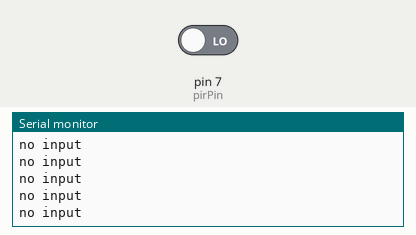
This sketch was run on a simulated Arduino Uno, built with avr-gcc and run on an emulated ATmega328P. Shown: the last lines printed to the serial monitor. The inputs (shaded band) are chosen by the test bench; at power-on: pin 7 (pirPin) LOW.

Above: at 1.2 s.
1.3 s: pin 7 (pirPin) driven HIGH
At 2.3 s:
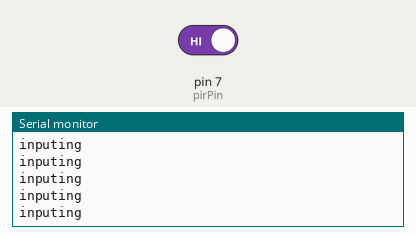
3.2 s: pin 7 (pirPin) driven LOW
At 3.9 s:
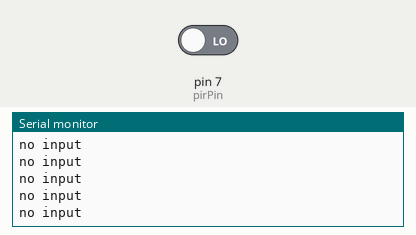
6.2 s: pin 7 (pirPin) driven HIGH
At 6.7 s:
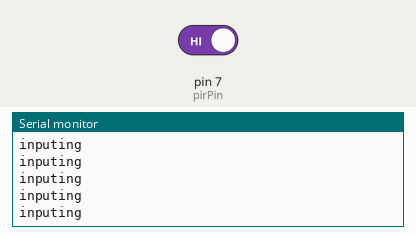
9.2 s: pin 7 (pirPin) driven LOW
At 10.3 s:
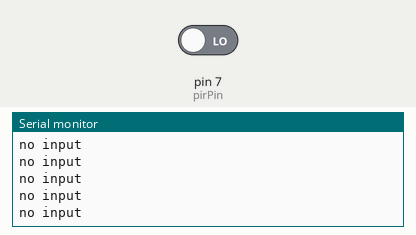

The sketch:

PIR_test.ino
```cpp
//read LED if PIR sensor triggered....how to controll sensitivity?
int pirPin = 7;
int val = 0;

void setup(){
  pinMode(pirPin,INPUT);
  Serial.begin(9600);
}

void loop(){

  val = digitalRead(pirPin);
  if(val == HIGH){
    Serial.println("inputing");
  } else{
    Serial.println("no input");
  }
}
```

Measured:
- after the input at 1.3 s, the serial monitor: prints a new line after 0.07 s (image 1)
